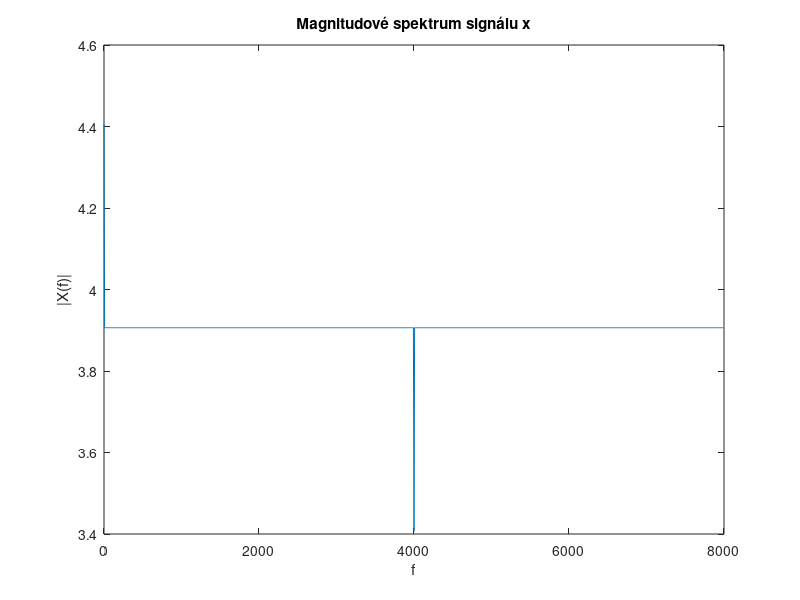
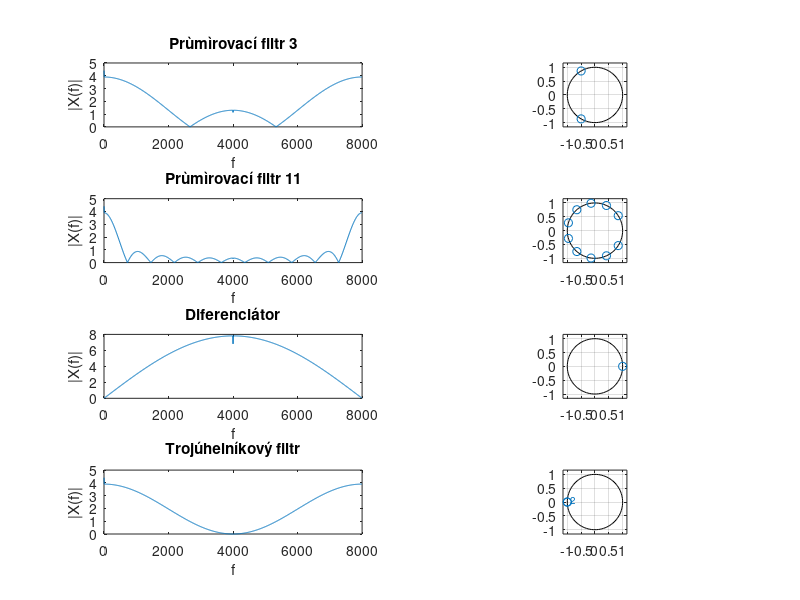

The MATLAB script that drew these images, in order:
clc;
clear vars;
close all;

Fs = 8000;
N = 1024;
T = 1;
t = 0:1/Fs:T-1/Fs;

% generování x
x = 0;

for i = 0:1:3999
    x = x + cos(2*pi*i*t);
end

...

f = 0:Fs/N:Fs-Fs/N;
X = fft(x,N);
plot(f,abs(X)/N);
title('Magnitudové spektrum signálu x')
xlabel('f');
ylabel('|X(f)|');
figure;



% a) prùmerovací filtr délky 3
A = [1]; 
B = repelem([1/3], 3);
x1 = filter(B,A,x);
X1 = fft(x1,N);
subplot(4,2,1);
plot(f,abs(X1)/N);
title('Prùmìrovací filtr 3');
xlabel('f');
ylabel('|X(f)|');
subplot(4,2,2);
zplane(roots(B),roots(A));

% b) prùmerovací filtr délky 11
A = [1]; 
B = repelem([1/11], 11);
x2 = filter(B,A,x);
X2 = fft(x2,N);
subplot(4,2,3);
plot(f,abs(X2)/N);
title('Prùmìrovací filtr 11');
xlabel('f');
ylabel('|X(f)|');
subplot(4,2,4);
zplane(roots(B),roots(A));

% % c) diferenciátor: y[n] = x[n] - x[n-1]
A = [1]; 
B = [1 -1];
x3 = filter(B,A,x);
X3 = fft(x3,N);
subplot(4,2,5);
plot(f,abs(X3)/N);
title('Diferenciátor');
xlabel('f');
ylabel('|X(f)|');
subplot(4,2,6);
zplane(roots(B),roots(A));
% 
% % d) trojúhelníkový filtr délky 3: y[n] = (x[n] + 2x[n-1] + x[n-2])/4
A = [4]; 
B = [1 2 1];
x4 = filter(B,A,x);
X4 = fft(x4,N);
subplot(4,2,7);
plot(f,abs(X4)/N);
title('Trojúhelníkový filtr');
xlabel('f');
ylabel('|X(f)|');
subplot(4,2,8);
zplane(roots(B),roots(A));
